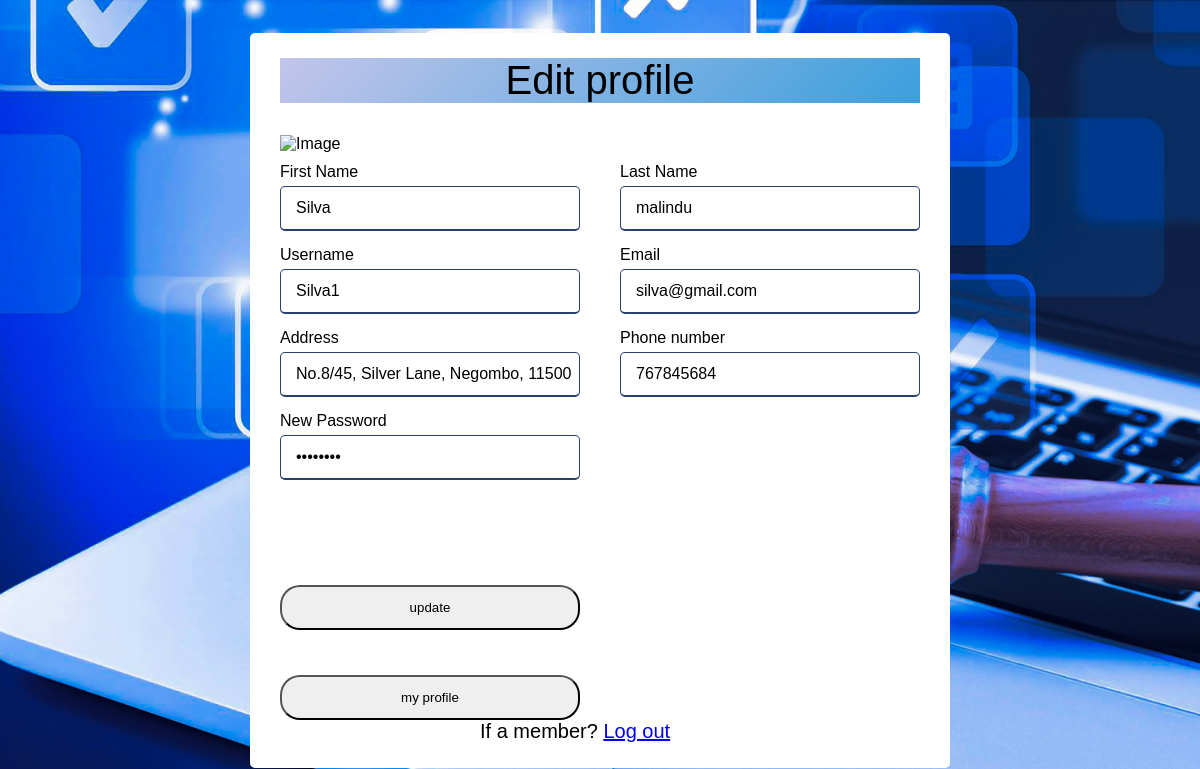
Page /uTrade/web/profile/editprofile.php (signed in) on the committed database.
### tables this page shows
CREATE TABLE `bidder` (
  `BidderID` int NOT NULL,
  `First_Name` varchar(16) NOT NULL,
  `Last_Name` varchar(16) NOT NULL,
  `Password` varchar(8) NOT NULL,
  `Address` varchar(60) NOT NULL,
  `Telephone` int NOT NULL,
  `Email` varchar(30) NOT NULL,
  `UserName` varchar(10) NOT NULL,
  `acc_type` varchar(15) NOT NULL
);

### uTrade/web/profile/editprofile.php (the view, shortened to what this page needs)
<?php
include "conn.php";
$uname=$_SESSION['username'];
    $deletecareer="SELECT * FROM `bidder` WHERE `UserName`='$uname'";
    $result=mysqli_query($conn,$deletecareer);
    if($result){
      while($row=mysqli_fetch_assoc($result)){
          $fname=$row['First_Name'];
          $lname=$row['Last_Name'];
          $pw=$row['Password'];
          $adrs=$row['Address'];
          $tel=$row['Telephone'];
          $email=$row['Email'];
          $uname=$row['UserName'];
    }}
    ?>
<!DOCTYPE html>
<html lang="en" dir="ltr">
    <head>
        <link rel="stylesheet" href="editprofile.css">
    </head>
    <body>
        <div class="container">
            <div class="title">Edit profile</div>
            <div class="profile-tab-nav">
              <div>
                <div class="img">
                  <img src="account.png" alt="Image">
                </div>
              </div>
            </div>
            <form action="update.php" method="POST">
                <div class="user-details">
                    <div class="input-box">
                        <span class="details">First Name</span>
                        <input type="text" name="First_Name" id="myInput" value="<?php echo $fname ?>" required >
                    </div>
                    <div class="input-box">
                        <span class="details">Last Name</span>
                        <input type="text" name="Last_Name" value="<?php echo $lname ?>" id="myInput1" >
                    </div>
                    <div class="input-box">
                        <span class="details">Username</span>
                        <input type="text" name="UserName" value="<?php echo $uname ?>" required >
                    </div>
                    <div class="input-box">
                        <span class="details">Email</span>
                        <input type="email" name="Email" value="<?php echo $email ?>" required>
                    </div>
                    <div class="input-box">
                        <span class="details">Address</span>
                        <input type="text" name="Address" value="<?php echo $adrs ?>" required >
                    </div>
                    <div class="input-box">
                        <span class="details">Phone number</span>
                        <input type="numbers" name="Telephone" value="<?php echo $tel ?>" id="numberInput" required maxlength="9">
                    </div>
                    <div class="input-box">
                      <span class="details"> New Password</span>
                      <input type="password" name="New_Password" value="<?php echo $pw ?>" id="password" required maxlength="8">
                  </div>
                </div>
                <div class="button">
                      <input type="submit"  class="button" value="update" name="submit" Update>
                  </div>
              <div class="button">
                <a href="myprofile.php">
                    <button type="button" class="button" value="My Profile">my profile</button>
                    </a>
                </div>
              <span class="span1"> If a member? <a href="../logout/logout.php">Log out</a></span>
            </form>
        </div>
    </body>
</html>

### uTrade/web/profile/editprofile.css (style rules this page uses)
* { margin: 0; padding: 0; box-sizing: border-box; font-family: 'Poppins',sans-serif; }
body { min-height: 100vh; width: 100%; display: flex; justify-content: center; align-items: center; background-image: url(background.jpg); background-size: cover; background-position: center; position: relative; }
.container { max-width: 700px; width: 100%; background: #fff; padding: 25px 30px; border-radius: 5px; }
.container .title { font-size: 40px; font-weight: 500; position:relative; margin-bottom: 5%; text-align: center; background: linear-gradient(135deg, #c3c5ea, #3b9fdd); }
.container .title::before { content: ''; position: absolute; left: 0; bottom: 0; height: 3px; width: 30px; }
.container form .user-details { display: flex; flex-wrap: wrap; justify-content:space-between; margin: 10px 0 12px 0; }
form .user-details .input-box { margin-bottom: 15px; width: calc(100% / 2 - 20px); }
.user-details .input-box .details { display: block; font-weight: 500; margin-bottom: 5px; }
.user-details .input-box input { height: 45px; width: 100%; outline: none; border-radius: 5px; border: 1px solid #ccc; padding-left: 15px; font-size: 16px; border-bottom-width: 2px; transition: all 0.3s ease; }
.user-details .input-box input:focus, .user-details .input-box input:valid { border-color: #2b416d; }
form .button { height: 45px; margin: 45px 0; border-radius: 20px; width: 300px; }
.span1 { margin-left: 200px; font-size: 20px; }

### rows in the picture
bidder: First_Name "Silva", Last_Name "malindu", UserName "Silva1", Email "silva@gmail.com", Address "No.8/45, Silver Lane, Negombo, 11500", Telephone "767845684"
